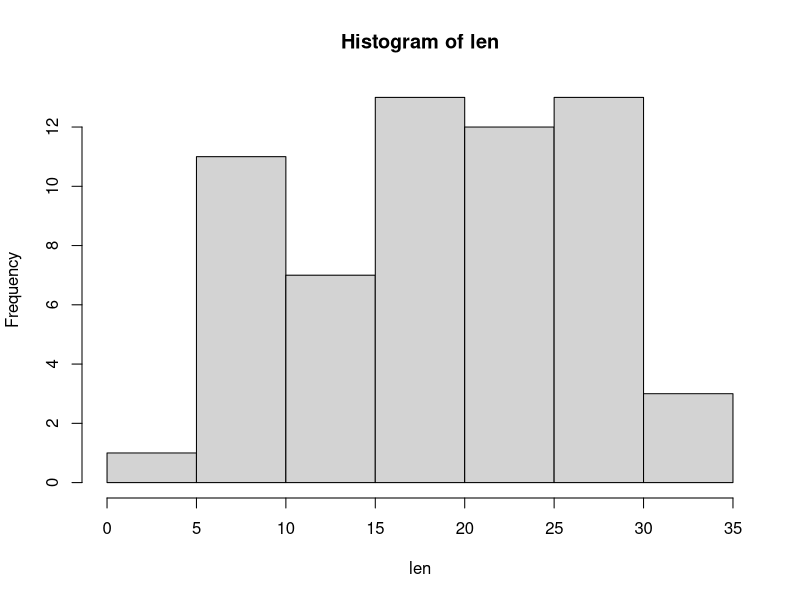
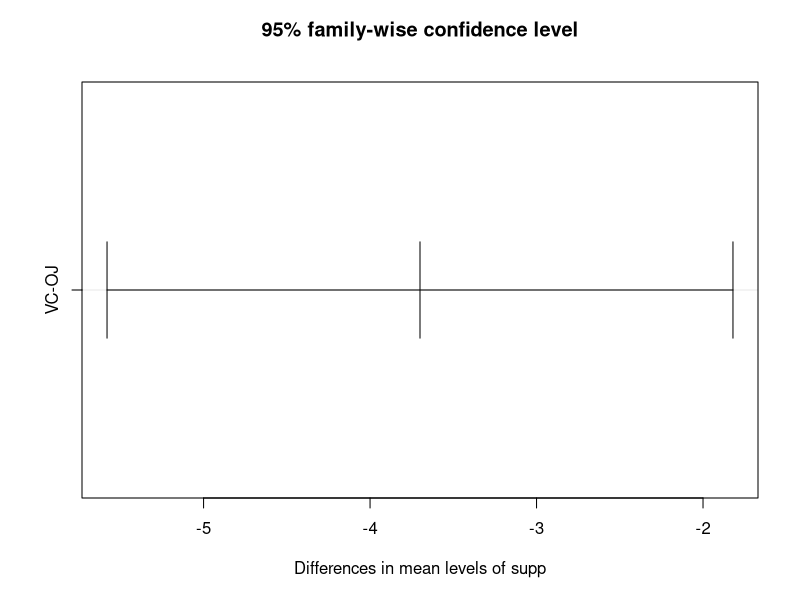
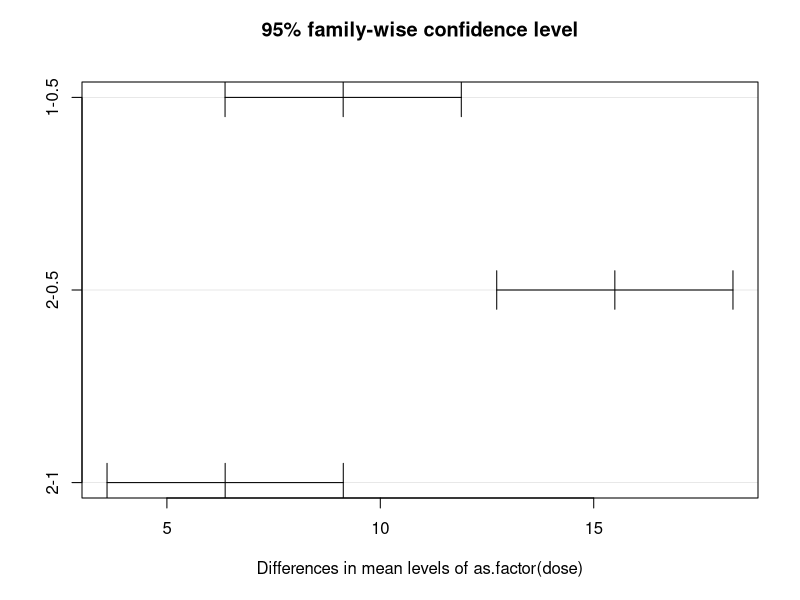
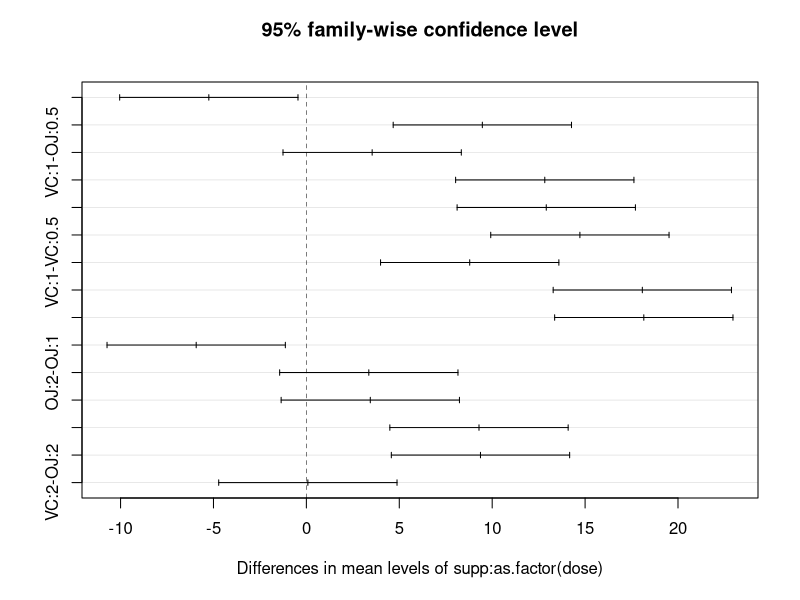

These figures' R source, in order:
# ?ToothGrowth, shows description of dataset # nolint
dataset <- data.frame(ToothGrowth)
print(dataset)

attach(dataset)

# Variance Test
# var.test(response ~ groups, data, alternative = "two.sided") # nolint
var.test(len ~ supp, dataset, alternative = "two.sided")
var.test(len ~ supp, dataset, alternative = "two.sided", conf.level = 0.99)

hist(len)

# H0: variable is normally disributed
# HA: variable is not nornally distributed
# If p-value > .05, the assumption is satisfied

shapiro.test(len)

######### ANOVAS
# results <- aov(len ~ supp, data = dataset) # nolint

results_oneway <- aov(len ~ supp, data = dataset)
summary(results_oneway)

######### Blocking

# results <- aov(response ~ group + block, data = dataset) # nolint

results_block <- aov(len ~ supp + as.factor(dose), data = dataset)
summary(results_block)

######### Two-Way ANOVA
#results <- aov(response ~ group + group2 + group1*group2, data = dataset) # nolint

results_twoway <- aov(len ~ supp + as.factor(dose)
                      + supp * as.factor(dose), data = dataset)
summary(results_twoway)

f_statistic <- ((205.4 + 2425.4 + 108.3) / 5) / 13.2
# ((sum sq of supp + sum sq of as.factor(dose) +
# sum sq of supp:as.factor(dose) / sum of df) / mean sq of residual

# pf(test statistic, dfnum, dfden, lower.tail = FALSE) # nolint
pf(f_statistic, 5, 54, lower.tail = FALSE)

######### PostHoc

TukeyHSD(results_twoway)
plot(TukeyHSD(results_twoway))

######### Bonf

pairwise.t.test(len, as.factor(dose), method = "bonf")
